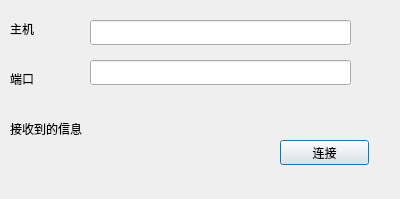
<?xml version="1.0" encoding="UTF-8"?>
<ui version="4.0">
 <class>Client</class>
 <widget class="QDialog" name="Client">
  <property name="geometry">
   <rect>
    <x>0</x>
    <y>0</y>
    <width>400</width>
    <height>199</height>
   </rect>
  </property>
  <property name="windowTitle">
   <string>Client</string>
  </property>
  <widget class="QLabel" name="label">
   <property name="geometry">
    <rect>
     <x>10</x>
     <y>20</y>
     <width>67</width>
     <height>17</height>
    </rect>
   </property>
   <property name="text">
    <string>主机</string>
   </property>
  </widget>
  <widget class="QLabel" name="label_2">
   <property name="geometry">
    <rect>
     <x>10</x>
     <y>70</y>
     <width>67</width>
     <height>17</height>
    </rect>
   </property>
   <property name="text">
    <string>端口</string>
   </property>
  </widget>
  <widget class="QLabel" name="messageLabel">
   <property name="geometry">
    <rect>
     <x>10</x>
     <y>120</y>
     <width>111</width>
     <height>17</height>
    </rect>
   </property>
   <property name="text">
    <string>接收到的信息</string>
   </property>
  </widget>
  <widget class="QPushButton" name="connectButton">
   <property name="geometry">
    <rect>
     <x>280</x>
     <y>140</y>
     <width>89</width>
     <height>25</height>
    </rect>
   </property>
   <property name="text">
    <string>连接</string>
   </property>
  </widget>
  <widget class="QLineEdit" name="hostLineEdit">
   <property name="geometry">
    <rect>
     <x>90</x>
     <y>20</y>
     <width>261</width>
     <height>25</height>
    </rect>
   </property>
  </widget>
  <widget class="QLineEdit" name="portLineEdit">
   <property name="geometry">
    <rect>
     <x>90</x>
     <y>60</y>
     <width>261</width>
     <height>25</height>
    </rect>
   </property>
  </widget>
 </widget>
 <layoutdefault spacing="6" margin="11"/>
 <resources/>
 <connections/>
</ui>
